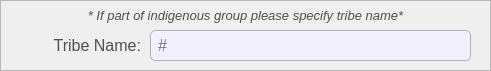
   <widget class="QFrame" name="basePopUpBodyFrame_3">
    <property name="geometry">
     <rect>
      <x>20</x>
      <y>240</y>
      <width>491</width>
      <height>71</height>
     </rect>
    </property>
    <property name="styleSheet">
     <string notr="true">#basePopUpBodyFrame_3 {
	background-color: rgb(247, 247, 247);
	border: 1px solid rgb(194, 194, 194);
	border-radius: 10px;
}</string>
    </property>
    <property name="frameShape">
     <enum>QFrame::Shape::StyledPanel</enum>
    </property>
    <property name="frameShadow">
     <enum>QFrame::Shadow::Raised</enum>
    </property>
    <widget class="QLabel" name="labelNote_2">
     <property name="geometry">
      <rect>
       <x>0</x>
       <y>0</y>
       <width>491</width>
       <height>31</height>
      </rect>
     </property>
     <property name="font">
      <font>
       <family>Arial</family>
       <pointsize>10</pointsize>
       <italic>true</italic>
       <bold>false</bold>
      </font>
     </property>
     <property name="styleSheet">
      <string notr="true">#labelNote_2 {
	background-color: transparent;
	color: #4f4f4f;
}
</string>
     </property>
     <property name="text">
      <string>* If part of indigenous group please specify tribe name*</string>
     </property>
     <property name="alignment">
      <set>Qt::AlignmentFlag::AlignCenter</set>
     </property>
    </widget>
    <widget class="QLabel" name="register_citizen_labelPhilID">
     <property name="geometry">
      <rect>
       <x>10</x>
       <y>30</y>
       <width>131</width>
       <height>31</height>
      </rect>
     </property>
     <property name="font">
      <font>
       <family>Arial</family>
       <pointsize>12</pointsize>
       <bold>false</bold>
      </font>
     </property>
     <property name="styleSheet">
      <string notr="true">#register_citizen_labelPhilID {
	background-color: transparent;
	color: #4f4f4f;
}
</string>
     </property>
     <property name="text">
      <string>Tribe Name:</string>
     </property>
     <property name="alignment">
      <set>Qt::AlignmentFlag::AlignRight|Qt::AlignmentFlag::AlignTrailing|Qt::AlignmentFlag::AlignVCenter</set>
     </property>
    </widget>
    <widget class="QLineEdit" name="register_citizen_tribeName">
     <property name="geometry">
      <rect>
       <x>150</x>
       <y>30</y>
       <width>321</width>
       <height>31</height>
      </rect>
     </property>
     <property name="font">
      <font>
       <family>Arial</family>
       <pointsize>12</pointsize>
      </font>
     </property>
     <property name="styleSheet">
      <string notr="true">#register_citizen_tribeName{
	border: 1px solid #b3b3b3;  /* Black border */
    border-radius: 5px;        /* Rounded corners */
    padding: 5px;               /* Inner spacing */
    background-color: #f2efff;  /* Gray background */
    color: #000000; 
}

</string>
     </property>
     <property name="text">
      <string/>
     </property>
     <property name="maxLength">
      <number>50</number>
     </property>
     <property name="placeholderText">
      <string>#</string>
     </property>
    </widget>
   </widget>
